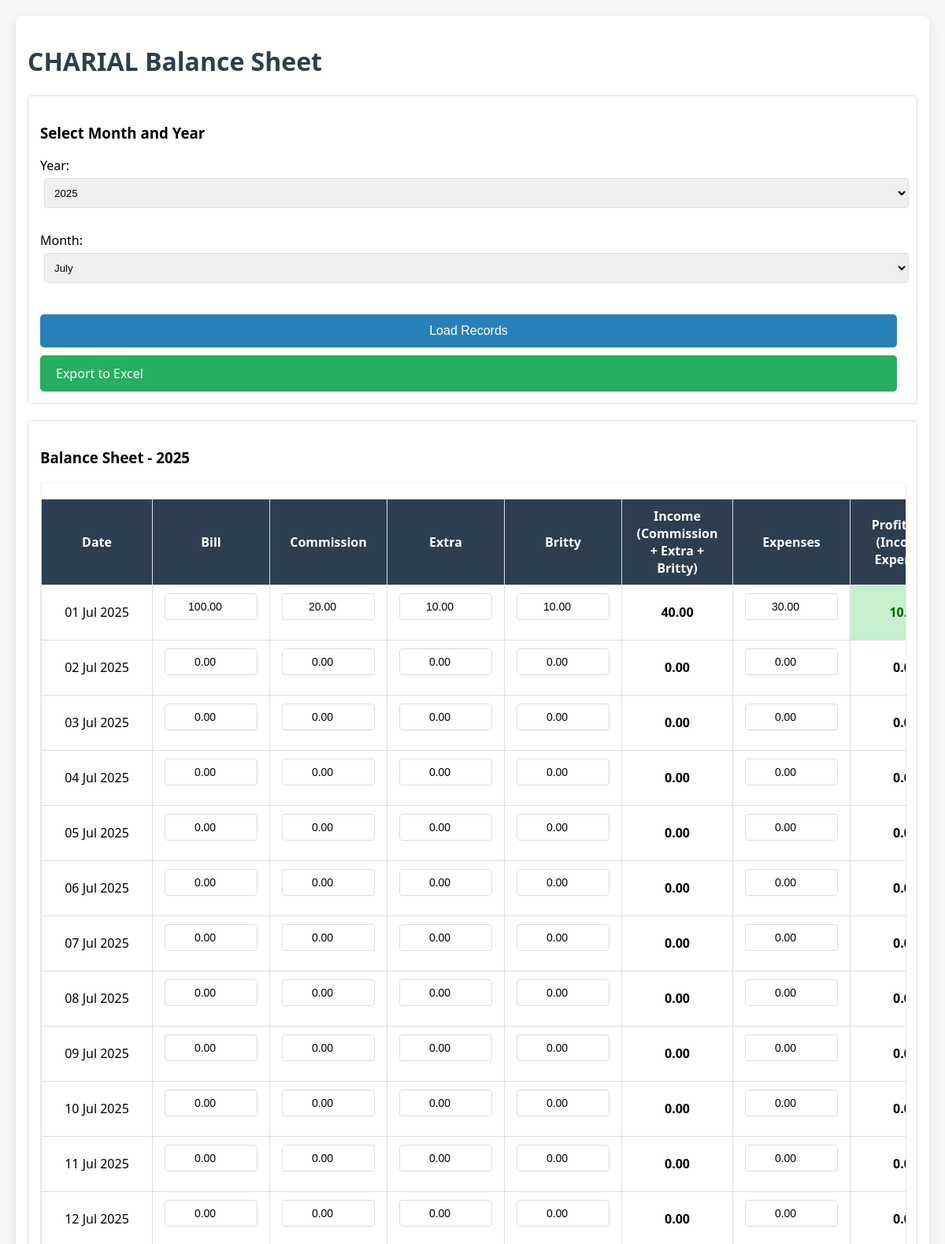
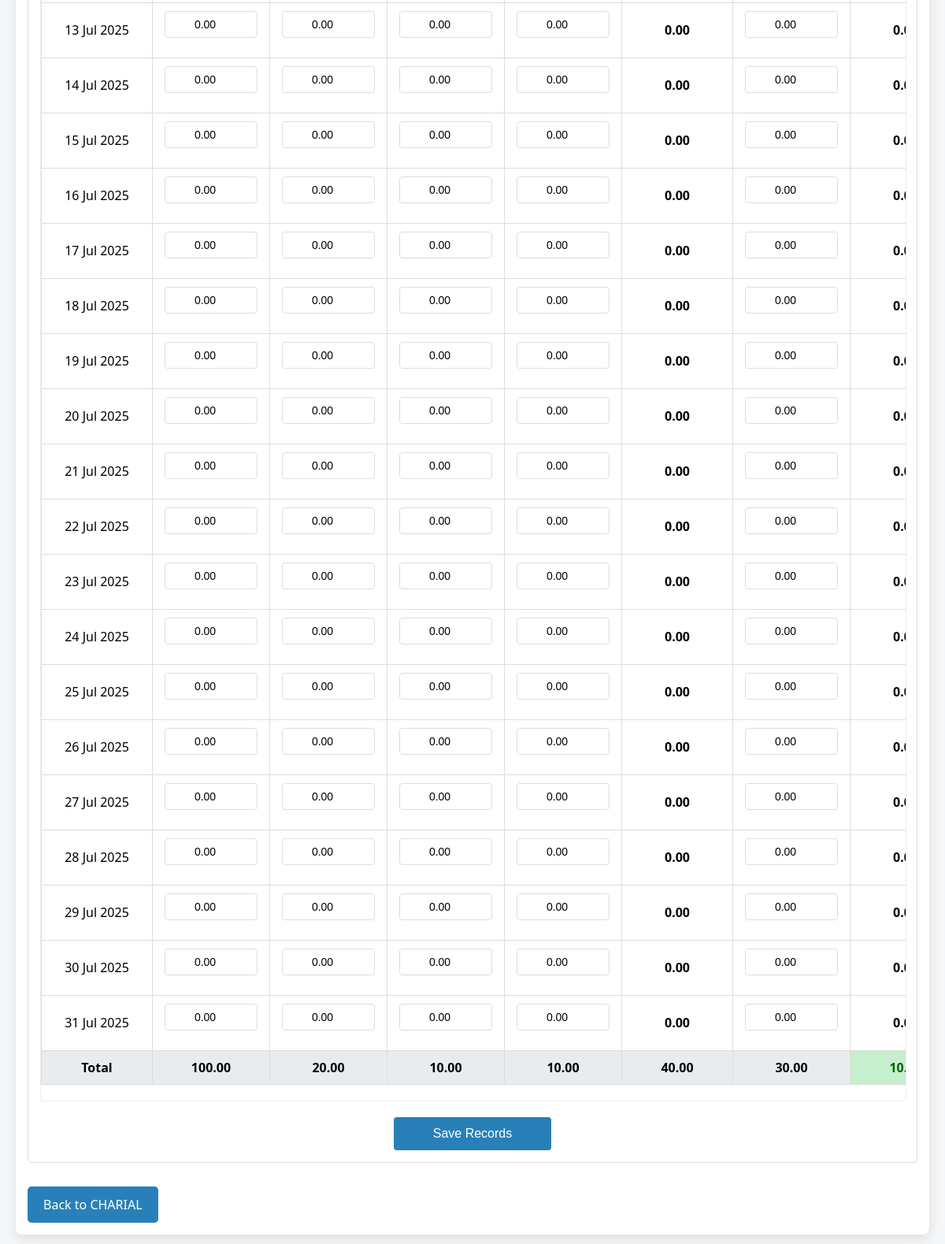
Page /charial/balance-sheet/ (signed in) on the committed database (2 pictures, top to bottom).
### accounts/models.py (models this page shows, shortened)
class CharialBalanceSheet(models.Model):
    date = models.DateField(unique=True)
    bill = models.DecimalField(max_digits=10, decimal_places=2, default=0)
    commission = models.DecimalField(max_digits=10, decimal_places=2, default=0)
    extra = models.DecimalField(max_digits=10, decimal_places=2, default=0)
    britty = models.DecimalField(max_digits=10, decimal_places=2, default=0)
    expenses = models.DecimalField(max_digits=10, decimal_places=2, default=0)
    @property
    def income(self):
        return self.commission + self.extra + self.britty
    @property
    def profit_loss(self):
        return self.income - self.expenses

### accounts/views.py (the view, shortened to what this page needs)
# urls.py: path('balance-sheet/', user_views.charial_balance_sheet, name='charial_balance'),
@login_required
def charial_balance_sheet(request):
    current_year = datetime.now().year
    current_month = datetime.now().month
    selected_year = int(request.GET.get('year', current_year))
    selected_month = int(request.GET.get('month', current_month))
    num_days = calendar.monthrange(selected_year, selected_month)[1]
    days_in_month = [date(selected_year, selected_month, day) for day in range(1, num_days + 1)]
    records = {}
    for record in CharialBalanceSheet.objects.filter(date__year=selected_year, date__month=selected_month):
        records[record.date] = record
    forms = []
    for day in days_in_month:
        if day in records:
            form = BalanceSheetForm(instance=records[day])
        else:
            form = BalanceSheetForm(initial={'date': day})
        forms.append(form)
    totals = {
        'bill': 0,
        'commission': 0,
        'extra': 0,
        'britty': 0,
        'income': 0,
        'expenses': 0,
        'profit_loss': 0
    }
    for record in records.values():
        totals['bill'] += record.bill
        totals['commission'] += record.commission
        totals['extra'] += record.extra
        totals['britty'] += record.britty
        totals['income'] += record.income
        totals['expenses'] += record.expenses
        totals['profit_loss'] += record.profit_loss
    years = range(current_year - 5, current_year + 1)
    context = {
        'heading': 'CHARIAL Balance Sheet',
        'current_date': timezone.now().date(),
        'forms': forms,
        'days_in_month': days_in_month,
        'totals': totals,
        'years': years,
        'selected_year': selected_year,
        'selected_month': selected_month,
        'months': [
            (1, 'January'), (2, 'February'), (3, 'March'), (4, 'April'),
            (5, 'May'), (6, 'June'), (7, 'July'), (8, 'August'),
            (9, 'September'), (10, 'October'), (11, 'November'), (12, 'December')
        ]
    }
    return render(request, 'charial/balance_sheet.html', context)

### accounts/templates/charial/balance_sheet.html (shortened to what this page needs)
{% extends 'base.html' %}
{% block content %}
<div class="container">
    <h1>{{ heading }}</h1>
    <div class="section">
        <h3>Select Month and Year</h3>
        <form method="get">
            <div class="form-group">
                <label for="year">Year:</label>
                <select name="year" id="year" class="form-control">
                    {% for year in years %}
                        <option value="{{ year }}" {% if year == selected_year %}selected{% endif %}>{{ year }}</option>
                    {% endfor %}
                </select>
            </div>
            <div class="form-group">
                <label for="month">Month:</label>
                <select name="month" id="month" class="form-control">
                    {% for num, name in months %}
                        <option value="{{ num }}" {% if num == selected_month %}selected{% endif %}>{{ name }}</option>
                    {% endfor %}
                </select>
            </div>
            <button type="submit" class="btn">Load Records</button>
            <a href="{% url 'export_balance_sheet' %}?year={{ selected_year }}&month={{ selected_month }}"
               class="btn"
               style="background-color: #27ae60;">
                Export to Excel
            </a>
        </form>
    </div>
    <div class="section">
        <h3>Balance Sheet - {{ selected_month|date:"F" }} {{ selected_year }}</h3>
        <div class="table-container">
            <form id="balanceForm">
                <table class="table">
                    <thead>
                        <tr>
                            <th>Date</th>
                            <th>Bill</th>
                            <th>Commission</th>
                            <th>Extra</th>
                            <th>Britty</th>
                            <th>Income<br>(Commission + Extra + Britty)</th>
                            <th>Expenses</th>
                            <th>Profit/Loss<br>(Income - Expenses)</th>
                        </tr>
                    </thead>
                    <tbody>
                        {% for form in forms %}
                        <tr>
                            <td>{{ form.date.value|date:"d M Y" }}</td>
                            <td>
                                {{ form.bill }}
                            </td>
                            <td>{{ form.commission }}</td>
                            <td>{{ form.extra }}</td>
                            <td>{{ form.britty }}</td>
                            <td class="income-cell">0.00</td>
                            <td>{{ form.expenses }}</td>
                            <td class="profit-cell">0.00</td>
                        </tr>
                        {% endfor %}
                        <tr style="font-weight: bold; background-color: #f2f2f2;">
                            <td>Total</td>
                            <td id="total-bill">{{ totals.bill|default:"0.00" }}</td>
                            <td id="total-commission">{{ totals.commission|default:"0.00" }}</td>
                            <td id="total-extra">{{ totals.extra|default:"0.00" }}</td>
                            <td id="total-britty">{{ totals.britty|default:"0.00" }}</td>
                            <td id="total-income">{{ totals.income|default:"0.00" }}</td>
                            <td id="total-expenses">{{ totals.expenses|default:"0.00" }}</td>
                            <td id="total-profit">{{ totals.profit_loss|default:"0.00" }}</td>
                        </tr>
                    </tbody>
                </table>
            </form>
        </div>
        <button type="button" id="saveBtn" class="btn">Save Records</button>
    </div>
    <a href="{% url 'charial_main' %}" class="btn back">Back to CHARIAL</a>
</div>
{% endblock %}

### accounts/templates/base.html (shortened to what this page needs)
<!DOCTYPE html>
<html lang="en">
<head>
</head>
<body>
    <main>
        {% block content %}
        {% endblock %}
    </main>
</body>
</html>

### accounts/templates/base.html (style rules this page uses)
body { font-family: 'Segoe UI', Tahoma, Geneva, Verdana, sans-serif; background: #f4f6f8; margin: 0; padding: 0; }
main { max-width: 800px; margin: 40px auto; padding: 30px; background: white; border-radius: 8px; box-shadow: 0 5px 15px rgba(0,0,0,0.1); }
h1, h2 { color: #2c3e50; }
.btn { display: inline-block; padding: 12px 20px; background-color: #2980b9; color: white; text-decoration: none; border-radius: 5px; font-weight: 500; transition: background-color 0.3s ease, transform 0.2s ease; margin: 10px 10px 0 0; }
form { display: flex; flex-direction: column; }
form input, form select { padding: 10px; margin-bottom: 15px; border: 1px solid #ccc; border-radius: 5px; }
button { padding: 10px 20px; background: #27ae60; color: white; border: none; border-radius: 5px; font-size: 16px; cursor: pointer; }
.section { margin: 20px 0; padding: 15px; border: 1px solid #ddd; border-radius: 5px; }
.table { width: 100%; border-collapse: collapse; margin: 20px 0; }
.table th, .table td { border: 1px solid #ddd; padding: 8px; text-align: left; }
.table th { background-color: #f2f2f2; }
input[type="date"], select { padding: 5px; margin: 5px; }
.form-group { margin-bottom: 15px; }
.form-control { display: block; width: 100%; padding: 8px; border: 1px solid #ddd; border-radius: 4px; }
select.form-control { height: 38px; }

### accounts/templates/charial/balance_sheet.html (style rules this page uses)
main { max-width: 1200px !important; overflow: visible; }
.table-container { overflow-x: auto; width: 100%; margin-bottom: 20px; border: 1px solid #eee; border-radius: 4px; }
.table { min-width: 1000px; width: 100%; }
.table td, .table th { text-align: center; vertical-align: middle; padding: 10px 15px; min-width: 110px; }
input[type="number"] { width: 100px; text-align: center; padding: 8px; border: 1px solid #ddd; border-radius: 4px; font-size: 14px; }
.income-cell, .profit-cell { font-weight: bold; padding: 10px 15px; min-width: 130px; }
#saveBtn { margin-top: 20px; padding: 12px 25px; background-color: #2980b9; color: white; border: none; border-radius: 4px; cursor: pointer; font-size: 16px; transition: background-color 0.3s; display: block; width: 100%; max-width: 200px; margin: 20px auto 0; }
.table th { background-color: #2c3e50; color: white; font-weight: 600; }
tr[style*="background-color: #f2f2f2"] { background-color: #e9ecef !important; font-size: 16px; }
@media (max-width: 1240px) { main { margin: 20px !important; padding: 15px !important; } }

### rows in the picture
CharialBalanceSheet: date.value "01 Jul 2025", bill "100.00", commission "20.00", extra "10.00", britty "10.00", expenses "30.00"
CharialBalanceSheet: date.value "02 Jul 2025", bill "0.00", commission "0.00", extra "0.00", britty "0.00", expenses "0.00"
CharialBalanceSheet: date.value "03 Jul 2025", bill "0.00", commission "0.00", extra "0.00", britty "0.00", expenses "0.00"
CharialBalanceSheet: date.value "04 Jul 2025", bill "0.00", commission "0.00", extra "0.00", britty "0.00", expenses "0.00"
CharialBalanceSheet: date.value "05 Jul 2025", bill "0.00", commission "0.00", extra "0.00", britty "0.00", expenses "0.00"
CharialBalanceSheet: date.value "06 Jul 2025", bill "0.00", commission "0.00", extra "0.00", britty "0.00", expenses "0.00"
CharialBalanceSheet: date.value "07 Jul 2025", bill "0.00", commission "0.00", extra "0.00", britty "0.00", expenses "0.00"
CharialBalanceSheet: date.value "08 Jul 2025", bill "0.00", commission "0.00", extra "0.00", britty "0.00", expenses "0.00"
CharialBalanceSheet: date.value "09 Jul 2025", bill "0.00", commission "0.00", extra "0.00", britty "0.00", expenses "0.00"
CharialBalanceSheet: date.value "10 Jul 2025", bill "0.00", commission "0.00", extra "0.00", britty "0.00", expenses "0.00"
CharialBalanceSheet: date.value "11 Jul 2025", bill "0.00", commission "0.00", extra "0.00", britty "0.00", expenses "0.00"
CharialBalanceSheet: date.value "12 Jul 2025", bill "0.00", commission "0.00", extra "0.00", britty "0.00", expenses "0.00"
CharialBalanceSheet: date.value "13 Jul 2025", bill "0.00", commission "0.00", extra "0.00", britty "0.00", expenses "0.00"
CharialBalanceSheet: date.value "14 Jul 2025", bill "0.00", commission "0.00", extra "0.00", britty "0.00", expenses "0.00"
CharialBalanceSheet: date.value "15 Jul 2025", bill "0.00", commission "0.00", extra "0.00", britty "0.00", expenses "0.00"
CharialBalanceSheet: date.value "16 Jul 2025", bill "0.00", commission "0.00", extra "0.00", britty "0.00", expenses "0.00"
CharialBalanceSheet: date.value "17 Jul 2025", bill "0.00", commission "0.00", extra "0.00", britty "0.00", expenses "0.00"
CharialBalanceSheet: date.value "18 Jul 2025", bill "0.00", commission "0.00", extra "0.00", britty "0.00", expenses "0.00"
CharialBalanceSheet: date.value "19 Jul 2025", bill "0.00", commission "0.00", extra "0.00", britty "0.00", expenses "0.00"
CharialBalanceSheet: date.value "20 Jul 2025", bill "0.00", commission "0.00", extra "0.00", britty "0.00", expenses "0.00"
CharialBalanceSheet: date.value "21 Jul 2025", bill "0.00", commission "0.00", extra "0.00", britty "0.00", expenses "0.00"
CharialBalanceSheet: date.value "22 Jul 2025", bill "0.00", commission "0.00", extra "0.00", britty "0.00", expenses "0.00"
CharialBalanceSheet: date.value "23 Jul 2025", bill "0.00", commission "0.00", extra "0.00", britty "0.00", expenses "0.00"
CharialBalanceSheet: date.value "24 Jul 2025", bill "0.00", commission "0.00", extra "0.00", britty "0.00", expenses "0.00"
CharialBalanceSheet: date.value "25 Jul 2025", bill "0.00", commission "0.00", extra "0.00", britty "0.00", expenses "0.00"
CharialBalanceSheet: date.value "26 Jul 2025", bill "0.00", commission "0.00", extra "0.00", britty "0.00", expenses "0.00"
CharialBalanceSheet: date.value "27 Jul 2025", bill "0.00", commission "0.00", extra "0.00", britty "0.00", expenses "0.00"
CharialBalanceSheet: date.value "28 Jul 2025", bill "0.00", commission "0.00", extra "0.00", britty "0.00", expenses "0.00"
CharialBalanceSheet: date.value "29 Jul 2025", bill "0.00", commission "0.00", extra "0.00", britty "0.00", expenses "0.00"
CharialBalanceSheet: date.value "30 Jul 2025", bill "0.00", commission "0.00", extra "0.00", britty "0.00", expenses "0.00"
CharialBalanceSheet: date.value "31 Jul 2025", bill "0.00", commission "0.00", extra "0.00", britty "0.00", expenses "0.00"

### other values in the picture
{{ heading }} "CHARIAL Balance Sheet"
{{ selected_year }} "2025"
{{ totals.bill|default:"0.00" }} "100.00"
{{ totals.commission|default:"0.00" }} "20.00"
{{ totals.extra|default:"0.00" }} "10.00"
{{ totals.britty|default:"0.00" }} "10.00"
{{ totals.income|default:"0.00" }} "40.00"
{{ totals.expenses|default:"0.00" }} "30.00"
form field year "2025"
form field month "July"
